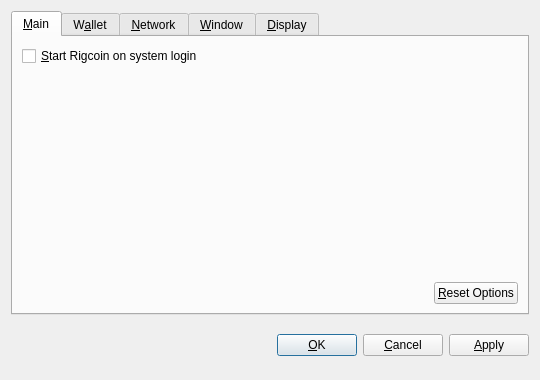
<?xml version="1.0" encoding="UTF-8"?>
<ui version="4.0">
 <class>OptionsDialog</class>
 <widget class="QDialog" name="OptionsDialog">
  <property name="geometry">
   <rect>
    <x>0</x>
    <y>0</y>
    <width>540</width>
    <height>380</height>
   </rect>
  </property>
  <property name="windowTitle">
   <string>Options</string>
  </property>
  <property name="modal">
   <bool>true</bool>
  </property>
  <layout class="QVBoxLayout" name="verticalLayout">
   <item>
    <widget class="QTabWidget" name="tabWidget">
     <property name="tabPosition">
      <enum>QTabWidget::North</enum>
     </property>
     <property name="currentIndex">
      <number>0</number>
     </property>
     <widget class="QWidget" name="tabMain">
      <attribute name="title">
       <string>&amp;Main</string>
      </attribute>
      <layout class="QVBoxLayout" name="verticalLayout_Main">
       <item>
        <widget class="QCheckBox" name="bitcoinAtStartup">
         <property name="toolTip">
          <string>Automatically start Rigcoin after logging in to the system.</string>
         </property>
         <property name="text">
          <string>&amp;Start Rigcoin on system login</string>
         </property>
        </widget>
       </item>
       <item>
        <spacer name="verticalSpacer_Main">
         <property name="orientation">
          <enum>Qt::Vertical</enum>
         </property>
         <property name="sizeHint" stdset="0">
          <size>
           <width>20</width>
           <height>40</height>
          </size>
         </property>
        </spacer>
       </item>
       <item>
        <layout class="QHBoxLayout" name="horizontalLayout_2_Main">
         <item>
          <spacer name="horizontalSpacer_2_Main">
           <property name="orientation">
            <enum>Qt::Horizontal</enum>
           </property>
           <property name="sizeHint" stdset="0">
            <size>
             <width>40</width>
             <height>20</height>
            </size>
           </property>
          </spacer>
         </item>
         <item>
          <widget class="QPushButton" name="resetButton">
           <property name="toolTip">
            <string>Reset all client options to default.</string>
           </property>
           <property name="text">
            <string>&amp;Reset Options</string>
           </property>
           <property name="autoDefault">
            <bool>false</bool>
           </property>
          </widget>
         </item>
        </layout>
       </item>
      </layout>
     </widget>
     <widget class="QWidget" name="tabWallet">
      <attribute name="title">
       <string>W&amp;allet</string>
      </attribute>
      <layout class="QVBoxLayout" name="verticalLayout_Network">
       <item>
        <widget class="QLabel" name="transactionFeeInfoLabel">
         <property name="text">
          <string>Optional transaction fee per kB that helps make sure your transactions are processed quickly. Most transactions are 1 kB.</string>
         </property>
         <property name="textFormat">
          <enum>Qt::PlainText</enum>
         </property>
         <property name="wordWrap">
          <bool>true</bool>
         </property>
        </widget>
       </item>
       <item>
        <layout class="QHBoxLayout" name="horizontalLayout_1_Main">
         <item>
          <widget class="QLabel" name="transactionFeeLabel">
           <property name="text">
            <string>Pay transaction &amp;fee</string>
           </property>
           <property name="textFormat">
            <enum>Qt::PlainText</enum>
           </property>
           <property name="buddy">
            <cstring>transactionFee</cstring>
           </property>
          </widget>
         </item>
         <item>
          <widget class="BitcoinAmountField" name="transactionFee"/>
         </item>
         <item>
          <spacer name="horizontalSpacer_1_Main">
           <property name="orientation">
            <enum>Qt::Horizontal</enum>
           </property>
           <property name="sizeHint" stdset="0">
            <size>
             <width>40</width>
             <height>20</height>
            </size>
           </property>
          </spacer>
         </item>
        </layout>
       </item>
       <item>
        <widget class="QLabel" name="label">
         <property name="text">
          <string>If you disable the spending of unconfirmed change, the change from a transaction cannot be used until that transaction has at least one confirmation. This also affects how your balance is computed.</string>
         </property>
         <property name="wordWrap">
          <bool>true</bool>
         </property>
        </widget>
       </item>
       <item>
        <widget class="QCheckBox" name="spendZeroConfChange">
         <property name="text">
          <string>Spend unconfirmed change  (experts only)</string>
         </property>
        </widget>
       </item>
       <item>
        <spacer name="verticalSpacer">
         <property name="orientation">
          <enum>Qt::Vertical</enum>
         </property>
         <property name="sizeHint" stdset="0">
          <size>
           <width>20</width>
           <height>40</height>
          </size>
         </property>
        </spacer>
       </item>
      </layout>
     </widget>
     <widget class="QWidget" name="tabNetwork">
      <attribute name="title">
       <string>&amp;Network</string>
      </attribute>
      <layout class="QVBoxLayout" name="verticalLayout_Network">
       <item>
        <widget class="QCheckBox" name="mapPortUpnp">
         <property name="toolTip">
          <string>Automatically open the Rigcoin client port on the router. This only works when your router supports UPnP and it is enabled.</string>
         </property>
         <property name="text">
          <string>Map port using &amp;UPnP</string>
         </property>
        </widget>
       </item>
       <item>
        <widget class="QCheckBox" name="connectSocks">
         <property name="toolTip">
          <string>Connect to the Rigcoin network through a SOCKS proxy (e.g. when connecting through Tor).</string>
         </property>
         <property name="text">
          <string>&amp;Connect through SOCKS proxy:</string>
         </property>
        </widget>
       </item>
       <item>
        <layout class="QHBoxLayout" name="horizontalLayout_Network">
         <item>
          <widget class="QLabel" name="proxyIpLabel">
           <property name="text">
            <string>Proxy &amp;IP:</string>
           </property>
           <property name="textFormat">
            <enum>Qt::PlainText</enum>
           </property>
           <property name="buddy">
            <cstring>proxyIp</cstring>
           </property>
          </widget>
         </item>
         <item>
          <widget class="QValidatedLineEdit" name="proxyIp">
           <property name="maximumSize">
            <size>
             <width>140</width>
             <height>16777215</height>
            </size>
           </property>
           <property name="toolTip">
            <string>IP address of the proxy (e.g. 127.0.0.1)</string>
           </property>
          </widget>
         </item>
         <item>
          <widget class="QLabel" name="proxyPortLabel">
           <property name="text">
            <string>&amp;Port:</string>
           </property>
           <property name="textFormat">
            <enum>Qt::PlainText</enum>
           </property>
           <property name="buddy">
            <cstring>proxyPort</cstring>
           </property>
          </widget>
         </item>
         <item>
          <widget class="QLineEdit" name="proxyPort">
           <property name="maximumSize">
            <size>
             <width>55</width>
             <height>16777215</height>
            </size>
           </property>
           <property name="toolTip">
            <string>Port of the proxy (e.g. 9050)</string>
           </property>
          </widget>
         </item>
         <item>
          <widget class="QLabel" name="socksVersionLabel">
           <property name="text">
            <string>SOCKS &amp;Version:</string>
           </property>
           <property name="textFormat">
            <enum>Qt::PlainText</enum>
           </property>
           <property name="buddy">
            <cstring>socksVersion</cstring>
           </property>
          </widget>
         </item>
         <item>
          <widget class="QValueComboBox" name="socksVersion">
           <property name="toolTip">
            <string>SOCKS version of the proxy (e.g. 5)</string>
           </property>
          </widget>
         </item>
         <item>
          <spacer name="horizontalSpacer_Network">
           <property name="orientation">
            <enum>Qt::Horizontal</enum>
           </property>
           <property name="sizeHint" stdset="0">
            <size>
             <width>40</width>
             <height>20</height>
            </size>
           </property>
          </spacer>
         </item>
        </layout>
       </item>
       <item>
        <spacer name="verticalSpacer_Network">
         <property name="orientation">
          <enum>Qt::Vertical</enum>
         </property>
         <property name="sizeHint" stdset="0">
          <size>
           <width>20</width>
           <height>40</height>
          </size>
         </property>
        </spacer>
       </item>
      </layout>
     </widget>
     <widget class="QWidget" name="tabWindow">
      <attribute name="title">
       <string>&amp;Window</string>
      </attribute>
      <layout class="QVBoxLayout" name="verticalLayout_Window">
       <item>
        <widget class="QCheckBox" name="minimizeToTray">
         <property name="toolTip">
          <string>Show only a tray icon after minimizing the window.</string>
         </property>
         <property name="text">
          <string>&amp;Minimize to the tray instead of the taskbar</string>
         </property>
        </widget>
       </item>
       <item>
        <widget class="QCheckBox" name="minimizeOnClose">
         <property name="toolTip">
          <string>Minimize instead of exit the application when the window is closed. When this option is enabled, the application will be closed only after selecting Quit in the menu.</string>
         </property>
         <property name="text">
          <string>M&amp;inimize on close</string>
         </property>
        </widget>
       </item>
       <item>
        <spacer name="verticalSpacer_Window">
         <property name="orientation">
          <enum>Qt::Vertical</enum>
         </property>
         <property name="sizeHint" stdset="0">
          <size>
           <width>20</width>
           <height>40</height>
          </size>
         </property>
        </spacer>
       </item>
      </layout>
     </widget>
     <widget class="QWidget" name="tabDisplay">
      <attribute name="title">
       <string>&amp;Display</string>
      </attribute>
      <layout class="QVBoxLayout" name="verticalLayout_Display">
       <item>
        <layout class="QHBoxLayout" name="horizontalLayout_1_Display">
         <item>
          <widget class="QLabel" name="langLabel">
           <property name="text">
            <string>User Interface &amp;language:</string>
           </property>
           <property name="textFormat">
            <enum>Qt::PlainText</enum>
           </property>
           <property name="buddy">
            <cstring>lang</cstring>
           </property>
          </widget>
         </item>
         <item>
          <widget class="QValueComboBox" name="lang">
           <property name="toolTip">
            <string>The user interface language can be set here. This setting will take effect after restarting Rigcoin.</string>
           </property>
          </widget>
         </item>
        </layout>
       </item>
       <item>
        <layout class="QHBoxLayout" name="horizontalLayout_2_Display">
         <item>
          <widget class="QLabel" name="unitLabel">
           <property name="text">
            <string>&amp;Unit to show amounts in:</string>
           </property>
           <property name="textFormat">
            <enum>Qt::PlainText</enum>
           </property>
           <property name="buddy">
            <cstring>unit</cstring>
           </property>
          </widget>
         </item>
         <item>
          <widget class="QValueComboBox" name="unit">
           <property name="toolTip">
            <string>Choose the default subdivision unit to show in the interface and when sending coins.</string>
           </property>
          </widget>
         </item>
        </layout>
       </item>
       <item>
        <widget class="QCheckBox" name="displayAddresses">
         <property name="toolTip">
          <string>Whether to show Rigcoin addresses in the transaction list or not.</string>
         </property>
         <property name="text">
          <string>&amp;Display addresses in transaction list</string>
         </property>
        </widget>
       </item>
       <item>
        <widget class="QCheckBox" name="coinControlFeatures">
         <property name="toolTip">
          <string>Whether to show coin control features or not.</string>
         </property>
         <property name="text">
          <string>Display coin &amp;control features (experts only!)</string>
         </property>
        </widget>
       </item>
       <item>
        <spacer name="verticalSpacer_Display">
         <property name="orientation">
          <enum>Qt::Vertical</enum>
         </property>
         <property name="sizeHint" stdset="0">
          <size>
           <width>20</width>
           <height>40</height>
          </size>
         </property>
        </spacer>
       </item>
      </layout>
     </widget>
    </widget>
   </item>
   <item>
    <layout class="QHBoxLayout" name="horizontalLayout_Buttons">
     <item>
      <spacer name="horizontalSpacer_1">
       <property name="orientation">
        <enum>Qt::Horizontal</enum>
       </property>
       <property name="sizeHint" stdset="0">
        <size>
         <width>40</width>
         <height>48</height>
        </size>
       </property>
      </spacer>
     </item>
     <item>
      <widget class="QLabel" name="statusLabel">
       <property name="font">
        <font>
         <weight>75</weight>
         <bold>true</bold>
        </font>
       </property>
       <property name="text">
        <string/>
       </property>
       <property name="textFormat">
        <enum>Qt::PlainText</enum>
       </property>
       <property name="wordWrap">
        <bool>true</bool>
       </property>
      </widget>
     </item>
     <item>
      <spacer name="horizontalSpacer_2">
       <property name="orientation">
        <enum>Qt::Horizontal</enum>
       </property>
       <property name="sizeHint" stdset="0">
        <size>
         <width>40</width>
         <height>48</height>
        </size>
       </property>
      </spacer>
     </item>
     <item>
      <widget class="QPushButton" name="okButton">
       <property name="text">
        <string>&amp;OK</string>
       </property>
      </widget>
     </item>
     <item>
      <widget class="QPushButton" name="cancelButton">
       <property name="text">
        <string>&amp;Cancel</string>
       </property>
       <property name="autoDefault">
        <bool>false</bool>
       </property>
      </widget>
     </item>
     <item>
      <widget class="QPushButton" name="applyButton">
       <property name="text">
        <string>&amp;Apply</string>
       </property>
       <property name="autoDefault">
        <bool>false</bool>
       </property>
      </widget>
     </item>
    </layout>
   </item>
  </layout>
 </widget>
 <customwidgets>
  <customwidget>
   <class>BitcoinAmountField</class>
   <extends>QSpinBox</extends>
   <header>bitcoinamountfield.h</header>
  </customwidget>
  <customwidget>
   <class>QValueComboBox</class>
   <extends>QComboBox</extends>
   <header>qvaluecombobox.h</header>
  </customwidget>
  <customwidget>
   <class>QValidatedLineEdit</class>
   <extends>QLineEdit</extends>
   <header>qvalidatedlineedit.h</header>
  </customwidget>
 </customwidgets>
 <resources/>
 <connections/>
</ui>
